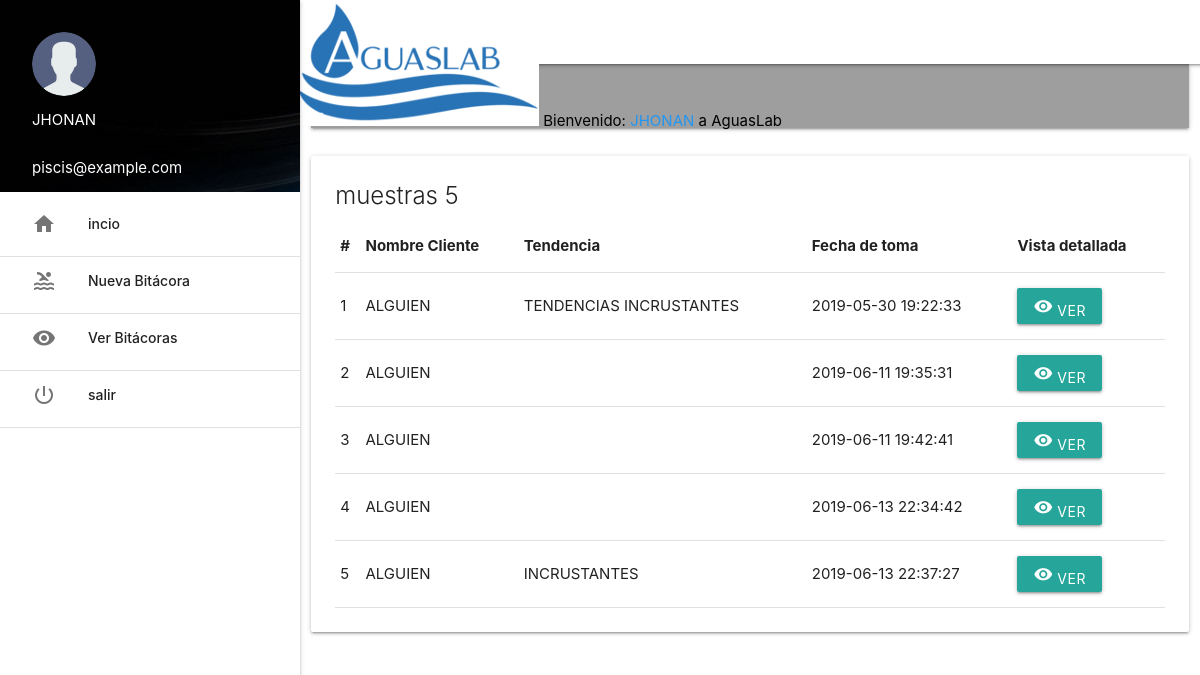
The page /aguaslab/plataforma/analisisPiscina/index.php (signed in) on the database as committed earlier.
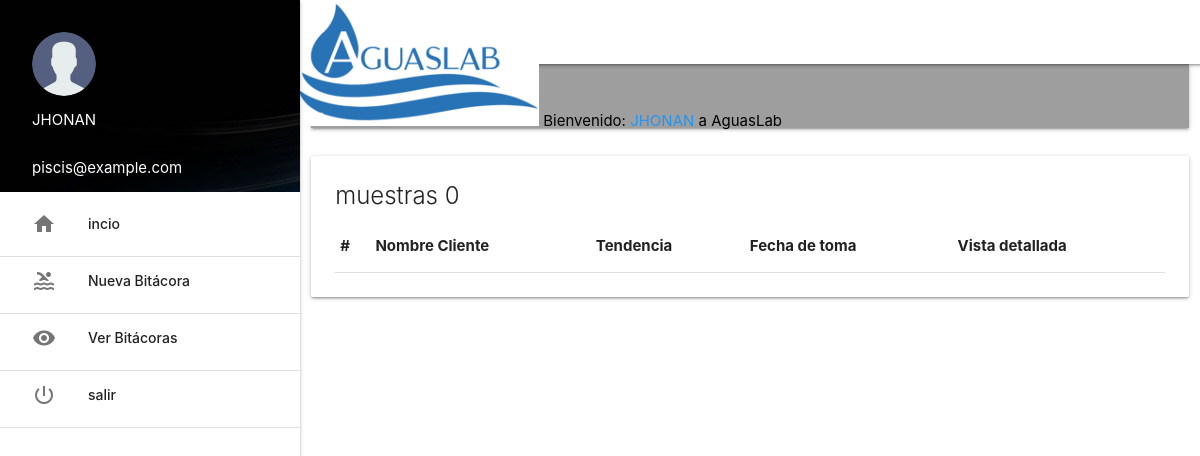
The same page on the database as committed later.
### tables this page shows
CREATE TABLE `bitacora` (
  `id` int(11) NOT NULL,
  `user_id` int(11) NOT NULL,
  `cliente_id` int(11) DEFAULT NULL,
  `piscina_id` int(11) DEFAULT NULL,
  `fechaHora` timestamp NOT NULL DEFAULT CURRENT_TIMESTAMP,
  `indiceLangerier` decimal(12,3) NOT NULL,
  `tendencia` varchar(255) NOT NULL,
  `ph` decimal(12,3) NOT NULL,
  `productoPh` varchar(255) NOT NULL,
  `cantidadPh` decimal(12,3) NOT NULL,
  `medidaPh` enum('gramos','kilogramos','mililitros','litros') NOT NULL,
  `cloroInicial` decimal(12,3) NOT NULL,
  `cloroFinal` decimal(12,3) NOT NULL,
  `productoCloro` varchar(255) NOT NULL,
  `cantidadCloro` decimal(12,3) NOT NULL,
  `medidaCloro` enum('gramos','kilogramos','mililitros','litros') NOT NULL,
  `alcalinidad` decimal(12,3) NOT NULL,
  `productoAlcalinidad` varchar(255) NOT NULL,
  `cantidadAlcalinidad` decimal(12,3) NOT NULL,
  `medidaAlcalinidad` enum('gramos','kilogramos','mililitros','litros') NOT NULL,
  `dureza` decimal(12,3) NOT NULL,
  `productoDureza` varchar(255) NOT NULL,
  `cantidadDureza` decimal(12,3) NOT NULL,
  `medidaDureza` enum('gramos','kilogramos','mililitros','litros') NOT NULL,
  `tiempoRotacion` int(11) NOT NULL,
  `medidaTiempoRotacion` enum('horas','minutos') NOT NULL,
  `tiempoFiltracion` int(11) NOT NULL,
  `medidaTiempoFiltracion` enum('horas','minutos') NOT NULL,
  `temperatura` decimal(12,3) NOT NULL,
  `desinfeccionFiltro` enum('SI','NO') NOT NULL,
  `cepilladoParedes` enum('SI','NO') NOT NULL,
  `lavadoZonaH` enum('SI','NO') NOT NULL,
  `superCloracion` enum('SI','NO') NOT NULL,
  `productoLimpieza` varchar(255) DEFAULT NULL,
  `cantidadLimpieza` decimal(12,3) DEFAULT NULL,
  `medidaLimpieza` enum('gramos','kilogramos','mililitros','litros') DEFAULT NULL
);

CREATE TABLE `usuario` (
  `id` int(3) NOT NULL,
  `nick` varchar(15) NOT NULL,
  `pass` varchar(100) NOT NULL,
  `nombre` varchar(100) NOT NULL,
  `correo` varchar(100) NOT NULL,
  `nivel` varchar(20) NOT NULL,
  `bloqueo` int(1) NOT NULL,
  `foto` varchar(50) NOT NULL
);

### aguaslab/plataforma/analisisPiscina/index.php (the view, shortened to what this page needs)
<?php include('../extend/header.php');
include('../extend/permiso.php'); ?>
<div class="row">
	<div class="col s12">
		<nav class="grey">
			<div class="nav-wrapper">
				<div class="input-field">
					<input type="search" id="buscar">
					<label for="buscar"><i class="material-icons">search</i></label>
					<i class="material-icons">close</i>
				</div>
			</div>
		</nav>
	</div>
</div>
<?php
$nivel=$_SESSION['nivel'];
if ($nivel=='PISCINERO') {
	$sel = $con->query("SELECT bitacora.id,usuario.nombre,bitacora.tendencia,bitacora.fechaHora FROM bitacora,piscineros,usuario WHERE bitacora.user_id=piscineros.piscinero_id AND piscineros.cliente_id=usuario.id AND piscineros.piscinero_id=".$_SESSION['id']);
}else if ($nivel=='ADMINISTRACION') {
	$sel = $con->query("SELECT bitacora.id,usuario.nombre,bitacora.tendencia,bitacora.fechaHora FROM bitacora,piscineros,usuario WHERE bitacora.user_id=piscineros.piscinero_id AND piscineros.cliente_id=usuario.id AND piscineros.cliente_id=".$_SESSION['id']);
}else{
	$sel = $con->query("SELECT bitacora.id,usuario.nombre,bitacora.tendencia,bitacora.fechaHora FROM bitacora,piscineros,usuario WHERE bitacora.user_id=piscineros.piscinero_id AND piscineros.cliente_id=usuario.id");
}
$row = mysqli_num_rows($sel);
 ?>
<div class="row">
	<div class="col s12">
		<div class="card">
			<div class="card-content">
				<span class="card-title">muestras <?php echo $row; ?></span>
				<table>
					<thead>
						<tr class="cabecera">
							<th>#</th>
							<th>Nombre Cliente</th>
							<th>Tendencia</th>
							<th>Fecha de toma</th>
							<th>Vista detallada</th>
						</tr>
					</thead>
					<?php $cont=1 ?>
					<?php while($f = $sel->fetch_assoc()){ ?>
						<tr>
							<td><?php echo $cont; ?></td>
							<td><?php echo $f['nombre']; ?></td>
							<td><?php echo $f['tendencia']; ?></td>
							<td><?php echo $f['fechaHora']; ?></td>
							<td><button onclick="modal(<?php echo $f['id']; ?>)" data-target="modalMuestra" class="btn modal-trigger"><i class="material-icons">remove_red_eye</i> Ver </button></td>
						<?php $cont++ ?>
						</tr>
					<?php } ?>
				</table>
			</div>
		</div>
	</div>
</div>
<?php include('../extend/scripts.php') ?>

### aguaslab/plataforma/extend/header.php (shortened to what this page needs)
<!DOCTYPE html>
<html lang="es">
<head>
	<link rel="stylesheet" href="../css/materialize.min.css">
	<link rel="stylesheet" href="https://cdnjs.cloudflare.com/ajax/libs/limonte-sweetalert2/6.3.2/sweetalert2.css">
</head>
	<body>
		<main>
			<?php
				if ($_SESSION['nivel'] == 'SUPERUSUARIO') {
					include 'menu-admin.php';
				}elseif($_SESSION['nivel'] == 'ADMINISTRACION'){
					include 'menu-asesor.php';
				}else{
					include 'menu-piscinero.php';
				}
			 ?>

### aguaslab/plataforma/extend/menu-piscinero.php (shortened to what this page needs)
<div class="navbar-fixed">
  <nav>
    <div class="nav-wrapper menu white ">
      <a href="index" class=""><img src="images/logo.png" alt=""></a>
      <a class="black-text" style="text-align: center; width: 100%;">Bienvenido:  <span class="blue-text"><?php echo $_SESSION['nombre'] ?></span> a AguasLab</a>
        <ul  class="sidenav sidenav-fixed" id="slide-out">
         <li>
		<div class="user-view">
			<div class="background">
				<img src="../img/fondo.jpg" alt="">
			</div>
			<a href="../perfil/index.php"><img src="../usuarios/<?php echo $_SESSION['foto'] ?>" class="circle" alt=""></a>
			<a href="../perfil/perfil.php" class="white-text"><?php echo $_SESSION['nombre'] ?></a>
			<a href="" class="white-text"><?php echo $_SESSION['correo'] ?></a>
		</div>
	</li>
	<li><a href="../inicio"><i class="material-icons">home</i>incio</a></li>
	<li><div class="divider"></div></li>
		<li><a href="../muestraPiscina"><i class="material-icons">pool</i>Nueva Bitácora</a></li>
	<li><div class="divider"></div></li>
			<li><a href="../analisisPiscina"><i class="material-icons">visibility</i>Ver Bitácoras</a></li>
	<li><div class="divider"></div></li>
	<li><a href="../login/salir.php"><i class="material-icons">power_settings_new</i>salir</a></li>
	<li><div class="divider"></div></li>
        </ul>
    </div>
  </nav>
</div>

### aguaslab/plataforma/extend/scripts.php (shortened to what this page needs)
</main>

### aguaslab/plataforma/extend/header.php (style rules this page uses)
header, main, footer { padding-left: 300px; }

Rows that differ between the two databases and show on the page:
removed bitacora: usuario.nombre "ALGUIEN", tendencia "TENDENCIAS INCRUSTANTES", fechaHora "2019-05-30 19:22:33"
removed bitacora: usuario.nombre "ALGUIEN", fechaHora "2019-06-11 19:35:31"
removed bitacora: usuario.nombre "ALGUIEN", fechaHora "2019-06-11 19:42:41"
removed bitacora: usuario.nombre "ALGUIEN", fechaHora "2019-06-13 22:34:42"
removed bitacora: usuario.nombre "ALGUIEN", tendencia "INCRUSTANTES", fechaHora "2019-06-13 22:37:27"
Other text that changed with them:
$row: "5" → "0"
